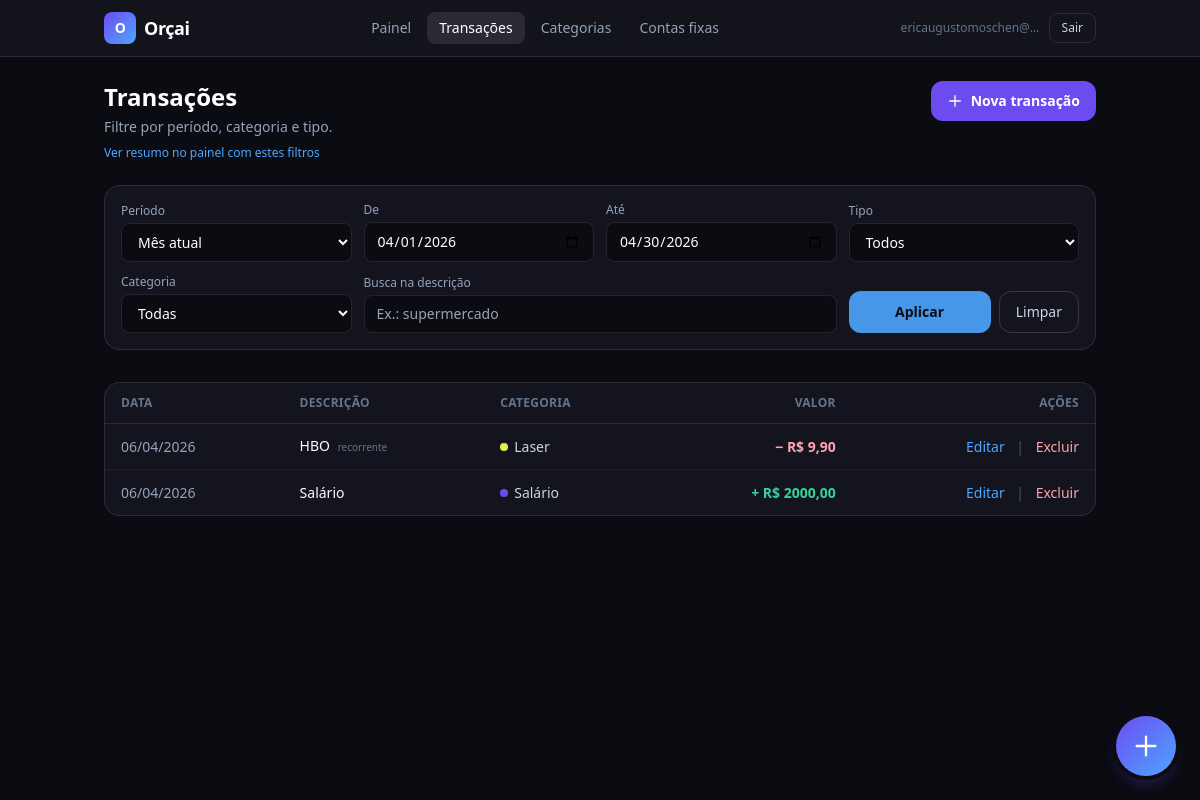
Page /transacoes/ (signed in) on the committed database.
### users/models.py (models this page shows, shortened)
class User(AbstractUser):
    email = models.EmailField("e-mail", unique=True)
    USERNAME_FIELD = "email"
    REQUIRED_FIELDS: list[str] = []
    class Meta:
        verbose_name = "usuário"
        verbose_name_plural = "usuários"

### finance/models.py (models this page shows, shortened)
class Transaction(models.Model):
    user = models.ForeignKey(
        settings.AUTH_USER_MODEL,
        on_delete=models.CASCADE,
        related_name="transactions",
    )
    description = models.CharField("descrição", max_length=255)
    amount = models.DecimalField(
        "valor",
        max_digits=14,
        decimal_places=2,
        validators=[MinValueValidator(Decimal("0.01"))],
    )
    transaction_type = models.CharField(
        "tipo",
        max_length=16,
        choices=TransactionType.choices,
    )
    category = models.ForeignKey(
        Category,
        on_delete=models.SET_NULL,
        null=True,
        blank=True,
        related_name="transactions",
    )
    occurred_on = models.DateField("data")
    is_recurring = models.BooleanField(
        "recorrente",
        default=False,
        help_text="Indica padrão recorrente além do plano de parcelas (ex.: assinatura).",
    )
    installment_plan = models.ForeignKey(
        InstallmentPlan,
        on_delete=models.CASCADE,
        null=True,
        blank=True,
        related_name="transactions",
    )
    installment_number = models.PositiveSmallIntegerField(
        "número da parcela",
        null=True,
        blank=True,
    )
    notes = models.TextField("observações", blank=True)
    created_at = models.DateTimeField(auto_now_add=True)
    updated_at = models.DateTimeField(auto_now=True)
    class Meta:
        verbose_name = "transação"
        verbose_name_plural = "transações"
        ordering = ["-occurred_on", "-pk"]
        indexes = [
            models.Index(fields=["user", "occurred_on"]),
            models.Index(fields=["user", "transaction_type", "occurred_on"]),
        ]

class Category(models.Model):
    user = models.ForeignKey(
        settings.AUTH_USER_MODEL,
        on_delete=models.CASCADE,
        related_name="categories",
    )
    name = models.CharField("nome", max_length=120)
    slug = models.SlugField(max_length=130, blank=True)
    kind = models.CharField(
        "tipo",
        max_length=16,
        choices=CategoryKind.choices,
        default=CategoryKind.EXPENSE,
    )
    color = models.CharField("cor (hex)", max_length=7, default="#6C4CF1")
    sort_order = models.PositiveSmallIntegerField("ordem", default=0)
    is_system = models.BooleanField(
        "categoria do sistema",
        default=False,
        help_text="Criada automaticamente; o usuário pode ocultar mas não excluir facilmente.",
    )
    created_at = models.DateTimeField(auto_now_add=True)
    updated_at = models.DateTimeField(auto_now=True)
    class Meta:
        verbose_name = "categoria"
        verbose_name_plural = "categorias"
        ordering = ["sort_order", "name"]
        constraints = [
            models.UniqueConstraint(
                fields=["user", "slug"],
                name="unique_category_slug_per_user",
            ),
        ]
        indexes = [
            models.Index(fields=["user", "kind"]),
        ]

### finance/views.py (the view)
# urls.py: path("transacoes/", views.TransactionListView.as_view(), name="transaction_list"),
class TransactionListView(UserScopedMixin, ListView):
    model = Transaction
    context_object_name = "transactions"
    template_name = "finance/transaction_list.html"
    paginate_by = 20
    def get_queryset(self):
        qs = (
            super()
            .get_queryset()
            .select_related("category", "installment_plan")
            .order_by("-occurred_on", "-pk")
        )
        df, dt, period = resolve_period_from_get(self.request.GET)
        self._filter_date_from = df
        self._filter_date_to = dt
        self._period_key = period
        qs = qs.filter(occurred_on__gte=df, occurred_on__lte=dt)
        cat = self.request.GET.get("category")
        if cat and str(cat).isdigit():
            qs = qs.filter(category_id=int(cat))
        tt = self.request.GET.get("type")
        if tt in (TransactionType.INCOME, TransactionType.EXPENSE):
            qs = qs.filter(transaction_type=tt)
        q = (self.request.GET.get("q") or "").strip()
        if q:
            qs = qs.filter(description__icontains=q)
        return qs
    def get_context_data(self, **kwargs):
        ctx = super().get_context_data(**kwargs)
        ctx["filter_date_from"] = self._filter_date_from
        ctx["filter_date_to"] = self._filter_date_to
        ctx["period"] = self._period_key
        ctx["filter_category"] = self.request.GET.get("category") or ""
        ctx["filter_type"] = self.request.GET.get("type") or ""
        ctx["filter_q"] = self.request.GET.get("q") or ""
        ctx["category_choices"] = Category.objects.filter(user=self.request.user).order_by(
            "sort_order", "name"
        )
        p = self.request.GET.copy()
        p.pop("page", None)
        ctx["qs_nopage"] = urlencode(p)
        return ctx

### finance/mixins.py (called while the page is built)
    def get_queryset(self):
        qs = super().get_queryset()
        return qs.filter(**{self.user_field: self.request.user})

### finance/services/dates.py (called while the page is built)
def first_day_of_month(d: date) -> date:
    return date(d.year, d.month, 1)

def last_day_of_month(d: date) -> date:
    last = calendar.monthrange(d.year, d.month)[1]
    return date(d.year, d.month, last)

### finance/services/period.py (called while the page is built, shortened)
def resolve_period_from_get(get) -> tuple[date, date, str]:
    period = get.get("period") or "this_month"
    today = timezone.localdate()
    if period == "last_month":
        first_this = first_day_of_month(today)
        last_prev = first_this - timedelta(days=1)
        return first_day_of_month(last_prev), last_prev, period
    return first_day_of_month(today), last_day_of_month(today), period

### templates/finance/transaction_list.html (shortened to what this page needs)
{% extends "layouts/app_shell.html" %}
{% block app_main %}
<div class="flex flex-col gap-4 sm:flex-row sm:items-start sm:justify-between">
  <div>
    <h1 class="text-2xl font-semibold text-white">Transações</h1>
    <p class="mt-1 text-sm text-slate-400">Filtre por período, categoria e tipo.</p>
    <p class="mt-2 text-xs"><a href="{% url 'dashboard:home' %}{% if request.GET.urlencode %}?{{ request.GET.urlencode }}{% endif %}" class="text-skyfi hover:underline">Ver resumo no painel com estes filtros</a></p>
  </div>
  <a href="{% url 'finance:transaction_create' %}" class="inline-flex shrink-0 items-center justify-center gap-2 rounded-xl bg-orchid px-4 py-2.5 text-sm font-semibold text-white hover:opacity-95">
    <svg class="h-4 w-4" fill="none" viewBox="0 0 24 24" stroke="currentColor"><path stroke-linecap="round" stroke-linejoin="round" stroke-width="2" d="M12 4v16m8-8H4"/></svg>
    Nova transação
  </a>
</div>
<form method="get" class="mt-6 grid gap-3 rounded-2xl border border-white/10 bg-card p-4 sm:grid-cols-2 lg:grid-cols-4 lg:items-end">
  <div>
    <label class="block text-xs font-medium text-slate-400">Período</label>
    <select name="period" class="mt-1 w-full rounded-lg border border-white/10 bg-night px-3 py-2 text-sm text-white focus:ring-2 focus:ring-skyfi">
      <option value="this_month" {% if period == 'this_month' %}selected{% endif %}>Mês atual</option>
    </select>
  </div>
  <div>
    <label class="block text-xs font-medium text-slate-400">De</label>
    <input type="date" name="date_from" value="{{ filter_date_from|date:'Y-m-d' }}" class="mt-1 w-full rounded-lg border border-white/10 bg-night px-3 py-2 text-sm text-white focus:ring-2 focus:ring-skyfi">
  </div>
  <div>
    <label class="block text-xs font-medium text-slate-400">Até</label>
    <input type="date" name="date_to" value="{{ filter_date_to|date:'Y-m-d' }}" class="mt-1 w-full rounded-lg border border-white/10 bg-night px-3 py-2 text-sm text-white focus:ring-2 focus:ring-skyfi">
  </div>
  <div>
    <label class="block text-xs font-medium text-slate-400">Tipo</label>
    <select name="type" class="mt-1 w-full rounded-lg border border-white/10 bg-night px-3 py-2 text-sm text-white focus:ring-2 focus:ring-skyfi">
      <option value="">Todos</option>
    </select>
  </div>
  <div>
    <label class="block text-xs font-medium text-slate-400">Categoria</label>
    <select name="category" class="mt-1 w-full rounded-lg border border-white/10 bg-night px-3 py-2 text-sm text-white focus:ring-2 focus:ring-skyfi">
      <option value="">Todas</option>
    </select>
  </div>
  <div class="sm:col-span-2">
    <label class="block text-xs font-medium text-slate-400">Busca na descrição</label>
    <input type="search" name="q" value="{{ filter_q }}" placeholder="Ex.: supermercado" class="mt-1 w-full rounded-lg border border-white/10 bg-night px-3 py-2 text-sm text-white focus:ring-2 focus:ring-skyfi">
  </div>
  <div class="flex gap-2 sm:col-span-2 lg:col-span-1">
    <button type="submit" class="flex-1 rounded-xl bg-skyfi/90 py-2.5 text-sm font-semibold text-night hover:bg-skyfi">Aplicar</button>
    <a href="{% url 'finance:transaction_list' %}" class="rounded-xl border border-white/15 px-4 py-2.5 text-sm text-slate-300 hover:bg-white/5">Limpar</a>
  </div>
</form>
<div class="mt-8 overflow-x-auto rounded-2xl border border-white/10 bg-card">
  <table class="min-w-full text-left text-sm">
    <thead class="border-b border-white/10 text-xs uppercase tracking-wide text-slate-500">
      <tr>
        <th class="px-4 py-3">Data</th>
        <th class="px-4 py-3">Descrição</th>
        <th class="px-4 py-3">Categoria</th>
        <th class="px-4 py-3 text-right">Valor</th>
        <th class="px-4 py-3 text-right">Ações</th>
      </tr>
    </thead>
    <tbody class="divide-y divide-white/5">
      {% for t in transactions %}
      <tr class="hover:bg-white/[0.02]">
        <td class="whitespace-nowrap px-4 py-3 text-slate-400">{{ t.occurred_on|date:"d/m/Y" }}</td>
        <td class="px-4 py-3">
          <span class="font-medium text-white">{{ t.description }}</span>
          {% if t.is_recurring %}
          <span class="ml-1 text-[10px] text-slate-500">recorrente</span>
          {% endif %}
        </td>
        <td class="px-4 py-3">
          {% if t.category %}
          <span class="inline-flex items-center gap-1.5 text-slate-300">
            <span class="h-2 w-2 rounded-full" style="background:{{ t.category.color }}"></span>
            {{ t.category.name }}
          </span>
          {% else %}
          <span class="text-slate-500">—</span>
          {% endif %}
        </td>
        <td class="px-4 py-3 text-right font-semibold tabular-nums {% if t.transaction_type == 'income' %}text-emerald-400{% else %}text-rose-300{% endif %}">
          {% if t.transaction_type == 'income' %}+{% else %}−{% endif %} R$ {{ t.amount|floatformat:2 }}
        </td>
        <td class="px-4 py-3 text-right whitespace-nowrap">
          <a href="{% url 'finance:transaction_update' t.pk %}" class="text-skyfi hover:underline">Editar</a>
          <span class="mx-2 text-slate-600">|</span>
          <a href="{% url 'finance:transaction_delete' t.pk %}" class="text-red-300 hover:underline">Excluir</a>
        </td>
      </tr>
      {% empty %}
      <tr>
        <td colspan="5" class="px-4 py-12 text-center text-slate-400">Nenhuma transação neste filtro.</td>
      </tr>
      {% endfor %}
    </tbody>
  </table>
</div>
{% endblock %}

### templates/partials/app_nav.html (shortened to what this page needs)
{% with path=request.path %}
<header class="sticky top-0 z-40 border-b border-white/10 bg-card/90 backdrop-blur">
  <div class="mx-auto flex max-w-5xl flex-wrap items-center justify-between gap-3 px-4 py-3">
    <a href="{% url 'dashboard:home' %}" class="flex items-center gap-2 text-lg font-semibold tracking-tight text-white">
      <span class="inline-flex h-8 w-8 items-center justify-center rounded-lg bg-gradient-to-br from-orchid to-skyfi text-sm font-bold">O</span>
      Orçai
    </a>
    <nav class="flex flex-wrap items-center gap-1 text-sm">
      <a href="{% url 'dashboard:home' %}" class="rounded-lg px-3 py-1.5 {% if path == '/' %}bg-white/10 text-white{% else %}text-slate-400 hover:bg-white/5 hover:text-white{% endif %}">Painel</a>
      <a href="{% url 'finance:transaction_list' %}" class="rounded-lg px-3 py-1.5 {% if '/transacoes' in path %}bg-white/10 text-white{% else %}text-slate-400 hover:bg-white/5 hover:text-white{% endif %}">Transações</a>
      <a href="{% url 'finance:category_list' %}" class="rounded-lg px-3 py-1.5 {% if '/categorias' in path %}bg-white/10 text-white{% else %}text-slate-400 hover:bg-white/5 hover:text-white{% endif %}">Categorias</a>
      <a href="{% url 'finance:recurring_list' %}" class="rounded-lg px-3 py-1.5 {% if '/contas-fixas' in path %}bg-white/10 text-white{% else %}text-slate-400 hover:bg-white/5 hover:text-white{% endif %}">Contas fixas</a>
    </nav>
    <div class="flex items-center gap-2">
      <span class="hidden max-w-[140px] truncate text-xs text-slate-500 sm:inline">{{ user.email }}</span>
      <form action="{% url 'users:logout' %}" method="post">
        <button type="submit" class="rounded-lg border border-white/10 px-3 py-1.5 text-xs font-medium text-slate-300 hover:border-white/20 hover:text-white">Sair</button>
      </form>
    </div>
  </div>
</header>
{% endwith %}

### rows in the picture
User: email "ericaugustomoschen@…"
Transaction: occurred_on "06/04/2026", description "HBO", is_recurring "recorrente", category.name "Laser", amount "9,90"
Transaction: occurred_on "06/04/2026", description "Salário", category.name "Salário", amount "2000,00"
